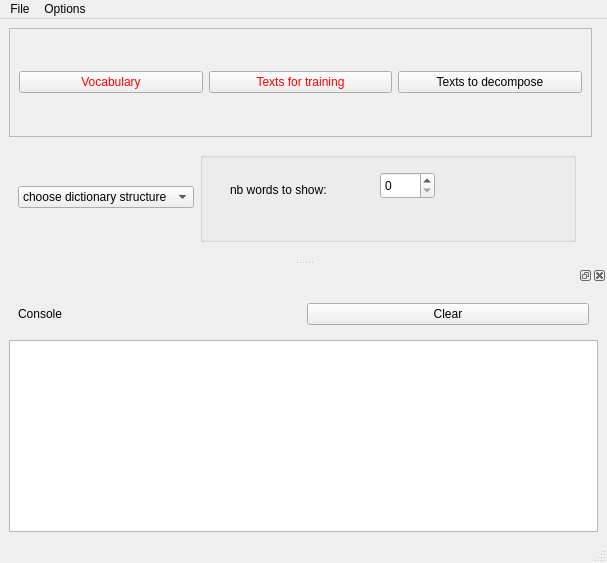
<?xml version="1.0" encoding="UTF-8"?>
<ui version="4.0">
 <class>DictLearn</class>
 <widget class="QMainWindow" name="DictLearn">
  <property name="geometry">
   <rect>
    <x>0</x>
    <y>0</y>
    <width>607</width>
    <height>563</height>
   </rect>
  </property>
  <property name="sizePolicy">
   <sizepolicy hsizetype="Preferred" vsizetype="Preferred">
    <horstretch>0</horstretch>
    <verstretch>0</verstretch>
   </sizepolicy>
  </property>
  <property name="windowTitle">
   <string>MainWindow</string>
  </property>
  <widget class="QWidget" name="centralwidget">
   <layout class="QGridLayout" name="gridLayout">
    <item row="3" column="0" colspan="2">
     <widget class="QFrame" name="frame">
      <property name="sizePolicy">
       <sizepolicy hsizetype="Preferred" vsizetype="Preferred">
        <horstretch>0</horstretch>
        <verstretch>0</verstretch>
       </sizepolicy>
      </property>
      <layout class="QHBoxLayout" name="horizontalLayout">
       <item>
        <widget class="QComboBox" name="comboBox">
         <property name="sizePolicy">
          <sizepolicy hsizetype="Preferred" vsizetype="Fixed">
           <horstretch>0</horstretch>
           <verstretch>0</verstretch>
          </sizepolicy>
         </property>
         <property name="toolTip">
          <string>choosethe dictionary structure (no default)</string>
         </property>
         <item>
          <property name="text">
           <string>choose dictionary structure</string>
          </property>
         </item>
         <item>
          <property name="text">
           <string>unstructured</string>
          </property>
         </item>
         <item>
          <property name="text">
           <string>graph struct</string>
          </property>
         </item>
         <item>
          <property name="text">
           <string>tree struct</string>
          </property>
         </item>
         <item>
          <property name="text">
           <string>symetric tree</string>
          </property>
         </item>
        </widget>
       </item>
       <item>
        <widget class="QGroupBox" name="Word_box">
         <property name="sizePolicy">
          <sizepolicy hsizetype="Expanding" vsizetype="Preferred">
           <horstretch>0</horstretch>
           <verstretch>0</verstretch>
          </sizepolicy>
         </property>
         <property name="title">
          <string/>
         </property>
         <widget class="QLabel" name="wcount">
          <property name="geometry">
           <rect>
            <x>30</x>
            <y>30</y>
            <width>120</width>
            <height>16</height>
           </rect>
          </property>
          <property name="sizePolicy">
           <sizepolicy hsizetype="Fixed" vsizetype="Preferred">
            <horstretch>100</horstretch>
            <verstretch>0</verstretch>
           </sizepolicy>
          </property>
          <property name="minimumSize">
           <size>
            <width>120</width>
            <height>0</height>
           </size>
          </property>
          <property name="text">
           <string>nb words to show:</string>
          </property>
         </widget>
         <widget class="QSpinBox" name="word_count">
          <property name="geometry">
           <rect>
            <x>180</x>
            <y>20</y>
            <width>55</width>
            <height>27</height>
           </rect>
          </property>
         </widget>
        </widget>
       </item>
       <item>
        <widget class="QLabel" name="info">
         <property name="text">
          <string/>
         </property>
        </widget>
       </item>
      </layout>
     </widget>
    </item>
    <item row="2" column="0">
     <widget class="QFrame" name="buttonFrame">
      <property name="sizePolicy">
       <sizepolicy hsizetype="MinimumExpanding" vsizetype="Preferred">
        <horstretch>0</horstretch>
        <verstretch>0</verstretch>
       </sizepolicy>
      </property>
      <property name="frameShape">
       <enum>QFrame::StyledPanel</enum>
      </property>
      <property name="frameShadow">
       <enum>QFrame::Raised</enum>
      </property>
      <layout class="QHBoxLayout" name="horizontalLayout_4">
       <item>
        <widget class="QPushButton" name="Vocabulary">
         <property name="palette">
          <palette>
           <active>
            <colorrole role="ButtonText">
             <brush brushstyle="SolidPattern">
              <color alpha="255">
               <red>255</red>
               <green>0</green>
               <blue>0</blue>
              </color>
             </brush>
            </colorrole>
           </active>
           <inactive>
            <colorrole role="ButtonText">
             <brush brushstyle="SolidPattern">
              <color alpha="255">
               <red>255</red>
               <green>0</green>
               <blue>0</blue>
              </color>
             </brush>
            </colorrole>
           </inactive>
           <disabled>
            <colorrole role="ButtonText">
             <brush brushstyle="SolidPattern">
              <color alpha="255">
               <red>151</red>
               <green>150</green>
               <blue>149</blue>
              </color>
             </brush>
            </colorrole>
           </disabled>
          </palette>
         </property>
         <property name="toolTip">
          <string>select file containing the vocabulary</string>
         </property>
         <property name="text">
          <string>Vocabulary</string>
         </property>
        </widget>
       </item>
       <item>
        <widget class="QPushButton" name="Texts">
         <property name="palette">
          <palette>
           <active>
            <colorrole role="ButtonText">
             <brush brushstyle="SolidPattern">
              <color alpha="255">
               <red>255</red>
               <green>0</green>
               <blue>0</blue>
              </color>
             </brush>
            </colorrole>
           </active>
           <inactive>
            <colorrole role="ButtonText">
             <brush brushstyle="SolidPattern">
              <color alpha="255">
               <red>255</red>
               <green>0</green>
               <blue>0</blue>
              </color>
             </brush>
            </colorrole>
           </inactive>
           <disabled>
            <colorrole role="ButtonText">
             <brush brushstyle="SolidPattern">
              <color alpha="255">
               <red>151</red>
               <green>150</green>
               <blue>149</blue>
              </color>
             </brush>
            </colorrole>
           </disabled>
          </palette>
         </property>
         <property name="toolTip">
          <string>data files for dictionary learning</string>
         </property>
         <property name="statusTip">
          <string>choose  files</string>
         </property>
         <property name="text">
          <string>Texts for training</string>
         </property>
        </widget>
       </item>
       <item>
        <widget class="QPushButton" name="Texts2">
         <property name="toolTip">
          <string>texts to decompose on the learnt dictionary</string>
         </property>
         <property name="text">
          <string>Texts to decompose</string>
         </property>
        </widget>
       </item>
      </layout>
     </widget>
    </item>
   </layout>
  </widget>
  <widget class="QMenuBar" name="menubar">
   <property name="geometry">
    <rect>
     <x>0</x>
     <y>0</y>
     <width>607</width>
     <height>25</height>
    </rect>
   </property>
   <widget class="QMenu" name="menuFile">
    <property name="title">
     <string>File</string>
    </property>
    <addaction name="actionLearn"/>
    <addaction name="actionDecomp"/>
    <addaction name="actionView_dict"/>
    <addaction name="actionView_decomp"/>
    <addaction name="actionHide_console"/>
    <addaction name="actionDump"/>
    <addaction name="actionLoad"/>
    <addaction name="actionQuit"/>
   </widget>
   <widget class="QMenu" name="menuPreferences">
    <property name="title">
     <string>Options</string>
    </property>
    <addaction name="actionDict_params"/>
   </widget>
   <addaction name="menuFile"/>
   <addaction name="menuPreferences"/>
  </widget>
  <widget class="QStatusBar" name="statusbar"/>
  <widget class="QDockWidget" name="dockConsole">
   <property name="sizePolicy">
    <sizepolicy hsizetype="Preferred" vsizetype="MinimumExpanding">
     <horstretch>0</horstretch>
     <verstretch>0</verstretch>
    </sizepolicy>
   </property>
   <attribute name="dockWidgetArea">
    <number>8</number>
   </attribute>
   <widget class="QWidget" name="dockWidgetContents">
    <layout class="QVBoxLayout" name="verticalLayout_2">
     <item>
      <widget class="QFrame" name="frame">
       <property name="sizePolicy">
        <sizepolicy hsizetype="Preferred" vsizetype="Preferred">
         <horstretch>0</horstretch>
         <verstretch>0</verstretch>
        </sizepolicy>
       </property>
       <layout class="QHBoxLayout" name="horizontalLayout_5">
        <item>
         <widget class="QLabel" name="consLabel">
          <property name="sizePolicy">
           <sizepolicy hsizetype="Preferred" vsizetype="Preferred">
            <horstretch>0</horstretch>
            <verstretch>0</verstretch>
           </sizepolicy>
          </property>
          <property name="text">
           <string>Console</string>
          </property>
         </widget>
        </item>
        <item>
         <widget class="QPushButton" name="Clear">
          <property name="sizePolicy">
           <sizepolicy hsizetype="Preferred" vsizetype="Preferred">
            <horstretch>0</horstretch>
            <verstretch>0</verstretch>
           </sizepolicy>
          </property>
          <property name="text">
           <string>Clear</string>
          </property>
         </widget>
        </item>
       </layout>
      </widget>
     </item>
     <item>
      <widget class="QTextEdit" name="console">
       <property name="readOnly">
        <bool>true</bool>
       </property>
      </widget>
     </item>
    </layout>
   </widget>
  </widget>
  <action name="actionLearn">
   <property name="enabled">
    <bool>false</bool>
   </property>
   <property name="text">
    <string>Learn dictionary</string>
   </property>
  </action>
  <action name="actionDecomp">
   <property name="enabled">
    <bool>false</bool>
   </property>
   <property name="text">
    <string>Compute decomposition</string>
   </property>
  </action>
  <action name="actionView_dict">
   <property name="enabled">
    <bool>false</bool>
   </property>
   <property name="text">
    <string>View dictionary</string>
   </property>
  </action>
  <action name="actionView_decomp">
   <property name="enabled">
    <bool>false</bool>
   </property>
   <property name="text">
    <string>View decomposition</string>
   </property>
  </action>
  <action name="actionHide_console">
   <property name="text">
    <string>Hide console</string>
   </property>
  </action>
  <action name="actionQuit">
   <property name="text">
    <string>Quit</string>
   </property>
  </action>
  <action name="actionDict_params">
   <property name="text">
    <string>dictionary params</string>
   </property>
  </action>
  <action name="actionView_options">
   <property name="text">
    <string>visualisation options</string>
   </property>
  </action>
  <action name="actionLoad">
   <property name="text">
    <string>Load</string>
   </property>
  </action>
  <action name="actionDump">
   <property name="text">
    <string>Dump</string>
   </property>
  </action>
 </widget>
 <resources/>
 <connections/>
</ui>
